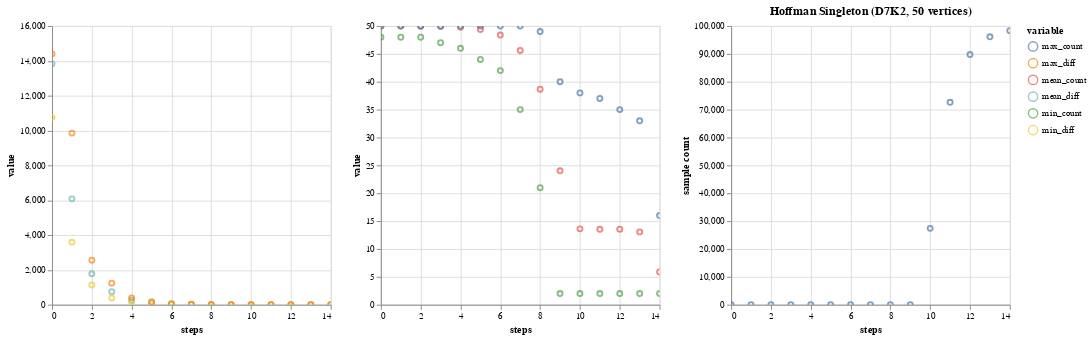

The notebook cell saved with this chart:
### Markdown cell above
### Hoffman Singleton

### Code cell
hoffman = runGraph("hoffman", "Hoffman Singleton (D7K2, 50 vertices)")
plotGraph(hoffman)

### Figure 1 — Vega-Lite specification as saved in the notebook (floating-point values rounded to 4 significant figures)
{"config": {"view": {"continuousWidth": 300, "continuousHeight": 300}}, "hconcat": [{"data": {"name": "data-d33986dc1cd2bcbca046945559230ed4"}, "mark": {"type": "point", "tooltip": true}, "encoding": {"color": {"field": "variable", "type": "nominal"}, "x": {"field": "steps", "type": "quantitative"}, "y": {"field": "value", "type": "quantitative"}}, "name": "view_10"}, {"data": {"name": "data-d1b0946b8b73ea23d26d50c5df04820c"}, "mark": {"type": "point", "tooltip": true}, "encoding": {"color": {"field": "variable", "type": "nominal"}, "x": {"field": "steps", "type": "quantitative"}, "y": {"field": "value", "type": "quantitative"}}, "name": "view_11"}, {"data": {"name": "data-6738bf3dc2c9fc7c0aa5aad7248c5244"}, "mark": {"type": "point", "tooltip": true}, "encoding": {"x": {"field": "steps", "type": "quantitative"}, "y": {"field": "sample count", "type": "quantitative"}}, "name": "view_12", "title": "Hoffman Singleton (D7K2, 50 vertices)"}], "params": [{"name": "param_10", "select": {"type": "interval", "encodings": ["x", "y"]}, "bind": "scales", "views": ["view_10"]}, {"name": "param_11", "select": {"type": "interval", "encodings": ["x", "y"]}, "bind": "scales", "views": ["view_11"]}, {"name": "param_12", "select": {"type": "interval", "encodings": ["x", "y"]}, "bind": "scales", "views": ["view_12"]}], "$schema": "https://vega.github.io/schema/vega-lite/v5.20.1.json", "datasets": {"data-d33986dc1cd2bcbca046945559230ed4": [{"steps": 0, "variable": "mean_diff", "value": 13830.0}, {"steps": 1, "variable": "mean_diff", "value": 6077.0}, {"steps": 2, "variable": "mean_diff", "value": 1778.0}, {"steps": 3, "variable": "mean_diff", "value": 751.0}, {"steps": 4, "variable": "mean_diff", "value": 253.9}, {"steps": 5, "variable": "mean_diff", "value": 101.0}, {"steps": 6, "variable": "mean_diff", "value": 36.24}, {"steps": 7, "variable": "mean_diff", "value": 13.97}, {"steps": 8, "variable": "mean_diff", "value": 5.138}, {"steps": 9, "variable": "mean_diff", "value": 1.953}, {"steps": 10, "variable": "mean_diff", "value": 1.0}, {"steps": 11, "variable": "mean_diff", "value": 1.0}, {"steps": 12, "variable": "mean_diff", "value": 1.0}, {"steps": 13, "variable": "mean_diff", "value": 1.0}, {"steps": 14, "variable": "mean_diff", "value": 1.0}, {"steps": 0, "variable": "min_diff", "value": 10750.0}, {"steps": 1, "variable": "min_diff", "value": 3584.0}, {"steps": 2, "variable": "min_diff", "value": 1132.0}, {"steps": 3, "variable": "min_diff", "value": 386.0}, {"steps": 4, "variable": "min_diff", "value": 142.0}, {"steps": 5, "variable": "min_diff", "value": 48.0}, {"steps": 6, "variable": "min_diff", "value": 17.0}, {"steps": 7, "variable": "min_diff", "value": 7.0}, {"steps": 8, "variable": "min_diff", "value": 2.0}, {"steps": 9, "variable": "min_diff", "value": 1.0}, {"steps": 10, "variable": "min_diff", "value": 1.0}, {"steps": 11, "variable": "min_diff", "value": 1.0}, {"steps": 12, "variable": "min_diff", "value": 1.0}, {"steps": 13, "variable": "min_diff", "value": 1.0}, {"steps": 14, "variable": "min_diff", "value": 1.0}, {"steps": 0, "variable": "max_diff", "value": 14400.0}, {"steps": 1, "variable": "max_diff", "value": 9851.0}, {"steps": 2, "variable": "max_diff", "value": 2554.0}, {"steps": 3, "variable": "max_diff", "value": 1239.0}, {"steps": 4, "variable": "max_diff", "value": 393.0}, {"steps": 5, "variable": "max_diff", "value": 165.0}, {"steps": 6, "variable": "max_diff", "value": 58.0}, {"steps": 7, "variable": "max_diff", "value": 23.0}, {"steps": 8, "variable": "max_diff", "value": 9.0}, {"steps": 9, "variable": "max_diff", "value": 3.0}, {"steps": 10, "variable": "max_diff", "value": 2.0}, {"steps": 11, "variable": "max_diff", "value": 1.0}, {"steps": 12, "variable": "max_diff", "value": 1.0}, {"steps": 13, "variable": "max_diff", "value": 1.0}, {"steps": 14, "variable": "max_diff", "value": 1.0}], "data-d1b0946b8b73ea23d26d50c5df04820c": [{"steps": 0, "variable": "mean_count", "value": 50.0}, {"steps": 1, "variable": "mean_count", "value": 49.99}, {"steps": 2, "variable": "mean_count", "value": 49.97}, {"steps": 3, "variable": "mean_count", "value": 49.92}, {"steps": 4, "variable": "mean_count", "value": 49.78}, {"steps": 5, "variable": "mean_count", "value": 49.38}, {"steps": 6, "variable": "mean_count", "value": 48.37}, {"steps": 7, "variable": "mean_count", "value": 45.62}, {"steps": 8, "variable": "mean_count", "value": 38.66}, {"steps": 9, "variable": "mean_count", "value": 24.02}, {"steps": 10, "variable": "mean_count", "value": 13.61}, {"steps": 11, "variable": "mean_count", "value": 13.52}, {"steps": 12, "variable": "mean_count", "value": 13.54}, {"steps": 13, "variable": "mean_count", "value": 13.06}, {"steps": 14, "variable": "mean_count", "value": 5.881}, {"steps": 0, "variable": "min_count", "value": 48.0}, {"steps": 1, "variable": "min_count", "value": 48.0}, {"steps": 2, "variable": "min_count", "value": 48.0}, {"steps": 3, "variable": "min_count", "value": 47.0}, {"steps": 4, "variable": "min_count", "value": 46.0}, {"steps": 5, "variable": "min_count", "value": 44.0}, {"steps": 6, "variable": "min_count", "value": 42.0}, {"steps": 7, "variable": "min_count", "value": 35.0}, {"steps": 8, "variable": "min_count", "value": 21.0}, {"steps": 9, "variable": "min_count", "value": 2.0}, {"steps": 10, "variable": "min_count", "value": 2.0}, {"steps": 11, "variable": "min_count", "value": 2.0}, {"steps": 12, "variable": "min_count", "value": 2.0}, {"steps": 13, "variable": "min_count", "value": 2.0}, {"steps": 14, "variable": "min_count", "value": 2.0}, {"steps": 0, "variable": "max_count", "value": 50.0}, {"steps": 1, "variable": "max_count", "value": 50.0}, {"steps": 2, "variable": "max_count", "value": 50.0}, {"steps": 3, "variable": "max_count", "value": 50.0}, {"steps": 4, "variable": "max_count", "value": 50.0}, {"steps": 5, "variable": "max_count", "value": 50.0}, {"steps": 6, "variable": "max_count", "value": 50.0}, {"steps": 7, "variable": "max_count", "value": 50.0}, {"steps": 8, "variable": "max_count", "value": 49.0}, {"steps": 9, "variable": "max_count", "value": 40.0}, {"steps": 10, "variable": "max_count", "value": 38.0}, {"steps": 11, "variable": "max_count", "value": 37.0}, {"steps": 12, "variable": "max_count", "value": 35.0}, {"steps": 13, "variable": "max_count", "value": 33.0}, {"steps": 14, "variable": "max_count", "value": 16.0}], "data-6738bf3dc2c9fc7c0aa5aad7248c5244": [{"steps": 0, "sample count": 0}, {"steps": 1, "sample count": 0}, {"steps": 2, "sample count": 0}, {"steps": 3, "sample count": 0}, {"steps": 4, "sample count": 0}, {"steps": 5, "sample count": 0}, {"steps": 6, "sample count": 0}, {"steps": 7, "sample count": 0}, {"steps": 8, "sample count": 0}, {"steps": 9, "sample count": 0}, {"steps": 10, "sample count": 27396}, {"steps": 11, "sample count": 72615}, {"steps": 12, "sample count": 89766}, {"steps": 13, "sample count": 96117}, {"steps": 14, "sample count": 98305}]}}
